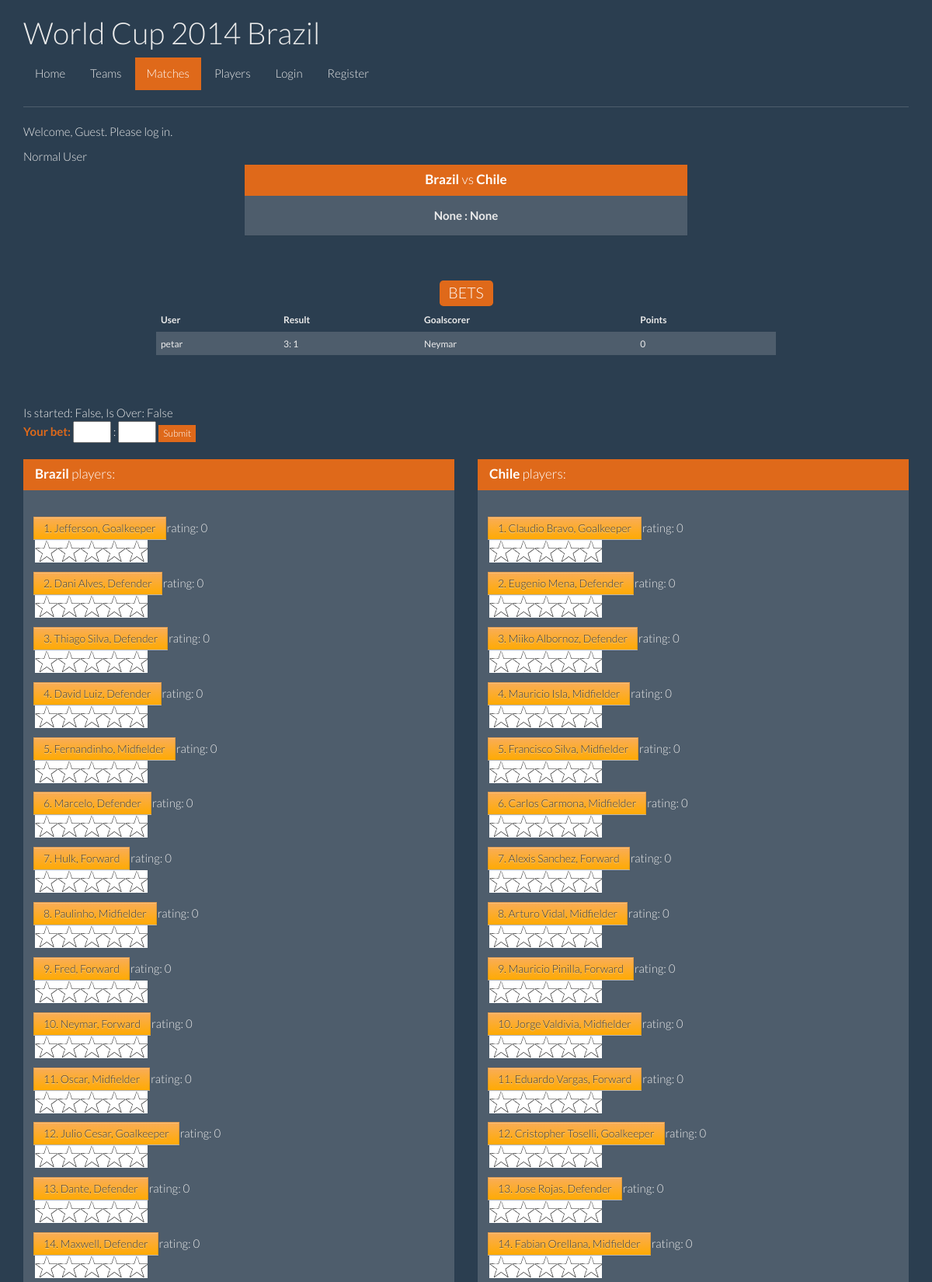
The app's page /match/5/ (upper part) with its own data.
### website/models.py (models this page shows, shortened)
class Match(models.Model):
    host = models.ForeignKey(Team, related_name="host_matches")
    away = models.ForeignKey(Team, related_name="away_matches")
    score_host = models.PositiveSmallIntegerField(blank=True, null=True)
    score_away = models.PositiveSmallIntegerField(blank=True, null=True)
    schedule = models.DateTimeField()
    is_over = models.BooleanField(default=False)

class Team(models.Model):
    name = models.CharField(max_length=50)
    group = models.CharField(max_length=2)
    info = models.TextField()
    def __str__(self):
        return self.name

class Player(models.Model):
    name = models.CharField(max_length=100)
    team = models.ForeignKey(Team, related_name="team")
    age = models.PositiveSmallIntegerField()
    number = models.PositiveSmallIntegerField()
    position = models.CharField(max_length=3)
    def __str__(self):
        representation = "{}. {}".format(self.number, self.name)
        return representation

### website/views.py (the view)
# urls.py: url(r'^match/(?P<match_id>[0-9]+)/$', 'show_match', name="show-match"),
def show_match(request, match_id):
    match = get_object_or_404(Match, id=match_id)
    MAX_VOTE = [str(x) for x in range(1, 6)]
    votes_players_host = {}
    votes_players_away = {}
    players_host = Player.objects.filter(team__name=match.host.name)
    votes_players_host = player_ratings(players_host, match_id)
    players_away = Player.objects.filter(team__name=match.away.name)
    votes_players_away = player_ratings(players_away, match_id)
    if request.user.is_authenticated():
        allowed = is_allowed(request.user)
        user_bet_exists = PredictMatch.objects.filter(predict_match=match,
                                                      user=request.user)
        if user_bet_exists:
            user_bet = user_bet_exists[0]
        else:
            user_bet = None
    else:
        allowed = False
        user_bet = None
    all_bets = PredictMatch.objects.filter(predict_match=match)
    bets = {(bet.user, bet.score_host, bet.score_away, bet.goalscorer): 0
            for bet in all_bets}
    goals = Goal.objects.filter(match__id=match_id)
    goalscorers = [goal.goalscorer for goal in goals]
    for bet, points in bets.items():
        bets[bet] = calculate_points((bet[1], bet[2]),
                                     (match.score_host, match.score_away),
                                     bet[3], goalscorers)
    is_started = True if match_started(match) else False
    is_over = match.is_over
    return render(request, "show-match.html", locals())

### website/views.py (called while the page is built, shortened)
def player_ratings(players, match_id):
    player_votes = {}
    for player in players:
        all_votes = Voting.objects.filter(match__id=match_id, player=player)
        sum_vote = sum([query.vote for query in all_votes])
        count = 1 if all_votes.count() == 0 else all_votes.count()
        player_votes[player] = sum_vote/count
    return player_votes

def calculate_points(bet_result, result, bet_goalscorer, goalscorers):
    points = 0
    return points

def match_started(match):
    match_start = match.schedule.replace(tzinfo=None)
    now = datetime.now()
    if now > match_start:
        return True
    return False

### website/templates/show-match.html (shortened to what this page needs)
<html>
    <head>
        <link rel="stylesheet" type="text/css" href="{{ STATIC_URL }}bootstrap.css">
    </head>
    <body>
        <div class="container">
            <h1>World Cup 2014 Brazil</h1>
                <nav>
                <ul class="nav nav-pills">
                    <li><a href="/">Home</a></li>
                    <li><a href="{% url 'teams' %}">Teams</a></li>
                    <li class="active"><a href="{% url 'matches' %}">Matches</a></li>
                    <li><a href="{% url 'players' %}">Players</a></li>
                 {% if user.is_authenticated %}
                 <li><a href="{% url 'logout' %}">Logout</a></li>
                 <li><a href="{% url 'my-profile' %}">My profile</a></li>
                 <li><a href="{% url 'ranking' %}">Rank list</a></li>
                 {% else %}
                 <li><a href="{% url 'login' %}">Login</a></li>
                 <li><a href="{% url 'register' %}">Register</a></li>
                 {% endif %}
                </ul>
            </nav>
            <hr>
{% if user.is_authenticated %}
    <p>Welcome, <a href="{% url 'my-profile' %}" class="alert-link">{{ user.username }}</a>. Thanks for logging in.</p>
{% else %}
    <p>Welcome, Guest. Please log in.</p>
{% endif %}
{% if allowed %}
    Moderator
    {% if not is_over %}
            <br>
<input type="number" id="home_result" value="" min="0" max="20"> :
<input type="number" id="away_result" value="" min="0" max="20">
<input class="btn btn-primary btn-xs" type="submit" onclick="sendResult()" value="Add result">
        <br>
<select id="goalscorer" style="color:orange;">
{% for player, vote in votes_players_host.items %}
  <option value="{{ player.id }}">{{ player }}</option>
{% endfor %}
{% for player, vote in votes_players_away.items %}
  <option value="{{ player.id }}">{{ player }}</option>
{% endfor %}
</select>
 <input class="btn btn-primary btn-xs" type="submit" onclick="sendGoals()" value="Add goalscorers">
 <p class="text-danger">make sure you typed the score and goalscorers!!!</p>
 <input class="btn btn-danger btn-sm" type="submit" onclick="addPoints()" value="Give Points!!!">
    {% endif %}
 {% else %}
    Normal User
 {% endif %}
<br>
<center><div class="panel panel-primary" style="width:50%" >
  <div class="panel-heading">
    <h3 class="panel-title"><b>{{ match.host }}</b>
vs
<b>{{ match.away }}</b></h3>
  </div>
  <div class="panel-body">
    <strong>{{ match.score_host }} : {{ match.score_away }}</strong>
      <br>
  </div>
</div></center>
<br>
<center><h3><span class="label label-primary">BETS</span></h3></center>
<center>
<table class="table table-striped table-hover " style="width:70%">
  <thead>
    <tr>
      <th>User</th>
      <th>Result</th>
      <th>Goalscorer</th>
      <th>Points</th>
    </tr>
  </thead>
  <tbody>
{% for bet,points in bets.items %}
    <tr>
      <td>{{ bet.0 }}</td>
      <td>{{ bet.1 }}: {{ bet.2 }}</td>
      <td>{{ bet.3.name }}</td>
      <td>{{ points }}</td>
    </tr>
{% endfor %}
  </tbody>
</table>
</center>
<br>
<br>
Is started: {{ is_started }},
Is Over: {{ is_over }}
        <br>
<strong></b><font class="text-primary">Your bet: </font></strong>
{% if is_started %}
<input type="number" id="home_score" value="{{ user_bet.score_host }}" min="0" max="20" disabled> :
<input type="number" id="away_score" value="{{ user_bet.score_away }}" min="0" max="20" disabled>
{% else %}
<input type="number" id="home_score" value="{{ user_bet.score_host }}" min="0" max="20" > :
<input type="number" id="away_score" value="{{ user_bet.score_away }}" min="0" max="20" >
<input class="btn btn-primary btn-xs" type="submit" onclick="sendBet()">
{% endif %}
        <br>
<br>
<div class="row">
      <div class="col-lg-6">
<div class="panel panel-primary">
  <div class="panel-heading">
    <h3 class="panel-title"><b>{{ match.host.name }}</b> players:</h3>
  </div>
  <div class="panel-body">
    {% for player, vote in votes_players_host.items %}
        <br>
{% if player == user_bet.goalscorer %}
<input type="radio" id="radio{{player.id}}" name="radios" value="{{ player.id }}" checked>
<label for="radio{{player.id}}">{{ player }}, vote: {{ vote|floatformat }}</label>
{% else %}
<label for="radio{{player.id}}">
    {{ player }},
    {% if player.position == "GK" %}
        Goalkeeper
        {% elif player.position == "DF" %}
        Defender
        {% elif player.position == "MF" %}
        Midfielder
        {% elif player.position == "FW" %}
        Forward
      {% endif %}
    </label>
      rating: {{ vote|floatformat }}
{% endif %}
 <div class="rating" id="{{player.id}}">
     {% for x in MAX_VOTE %}
         {% if vote|floatformat:0 >= x %}
            <div class="star on rating"></div>
         {% else %}
            <div class="star"></div>
         {% endif %}
     {% endfor %}
</div><br>
{% endfor %}
  </div>
</div>
</div>
<div class="col-lg-6">
<div class="panel panel-primary">
  <div class="panel-heading">
    <h3 class="panel-title"><b>{{ match.away.name }}</b> players:</h3>
  </div>
  <div class="panel-body">
    {% for player, vote in votes_players_away.items %}
        <br>
{% if player == user_bet.goalscorer %}
<input type="radio" id="radio{{player.id}}" name="radios" value="{{ player.id }}" checked>
<label for="radio{{player.id}}">{{ player }}</label>
{% else %}
<label for="radio{{player.id}}">
    {{ player }},
      {% if player.position == "GK" %}
        Goalkeeper
        {% elif player.position == "DF" %}
        Defender
        {% elif player.position == "MF" %}
        Midfielder
        {% elif player.position == "FW" %}
        Forward
      {% endif %}
    </label>
{% endif %}
       rating: {{ vote|floatformat }}
 <div class="rating" id="{{player.id}}">
     {% for x in MAX_VOTE %}
         {% if vote|floatformat:0 >= x %}
            <div class="star on rating"></div>
         {% else %}
            <div class="star"></div>
         {% endif %}
     {% endfor %}
</div><br>
{% endfor %}
  </div>
</div>
</div>
</div>
 </div>
    </body>
</html>

### website/templates/rating.html (style rules this page uses)
input[type=radio] + label { display:inline-block; margin:-2px; padding: 4px 12px; margin-bottom: 0; font-size: 14px; line-height: 20px; color: #333; text-align: center; text-shadow: 0 1px 1px rgba(255,255,255,0.75); vertical-align: middle; cursor: pointer; background-color: #f9ad57; background-image: -moz-linear-gradient(top,#f9ad57,#ffaa03); background-image: -webkit-gradient(linear,0 0,0 100%,from(#f9ad57),to(#ffaa03)); background-image: -webkit-linear-gradient(top,#f9ad57,#ffaa03); background-image: -o-linear-gradient(top,#f9ad57,#ffaa03); background-image: linear-gradient(to bottom,#f9ad57,#ffaa03); background-repeat: repeat-x; border: 1px solid #ccc; border-color: #fb4300 #fb4300 #bfbfbf; border-color: rgba(0,0,0,0.1) rgba(0,0,0,0.1) rgba(0,0,0,0.25); border-bottom-color: #b3b3b3; filter: progid:DXImageTransform.Microsoft.gradient(startColorstr='#ffffffff',endColorstr='#ffe6e6e6',GradientType=0); filter: progid:DXImageTransform.Microsoft.gradient(enabled=false); -webkit-box-shadow: inset 0 1px 0 rgba(255,255,255,0.2),0 1px 2px rgba(0,0,0,0.05); -moz-box-shadow: inset 0 1px 0 rgba(255,255,255,0.2),0 1px 2px rgba(0,0,0,0.05); box-shadow: inset 0 1px 0 rgba(255,255,255,0.2),0 1px 2px rgba(0,0,0,0.05); }

### records on screen
Match: host "Brazil", away "Chile", score_host "None", score_away "None", host.name "Brazil", away.name "Chile"
Player: number+name "1. Jefferson", position "Goalkeeper", vote "0"
Player: number+name "2. Dani Alves", position "Defender", vote "0"
Player: number+name "3. Thiago Silva", position "Defender", vote "0"
Player: number+name "4. David Luiz", position "Defender", vote "0"
Player: number+name "5. Fernandinho", position "Midfielder", vote "0"
Player: number+name "6. Marcelo", position "Defender", vote "0"
Player: number+name "7. Hulk", position "Forward", vote "0"
Player: number+name "8. Paulinho", position "Midfielder", vote "0"
Player: number+name "9. Fred", position "Forward", vote "0"
Player: number+name "10. Neymar", position "Forward", vote "0"
Player: number+name "11. Oscar", position "Midfielder", vote "0"
Player: number+name "12. Julio Cesar", position "Goalkeeper", vote "0"
Player: number+name "13. Dante", position "Defender", vote "0"
Player: number+name "14. Maxwell", position "Defender", vote "0"
Player: number+name "1. Claudio Bravo", position "Goalkeeper", vote "0"
Player: number+name "2. Eugenio Mena", position "Defender", vote "0"
Player: number+name "3. Miiko Albornoz", position "Defender", vote "0"
Player: number+name "4. Mauricio Isla", position "Midfielder", vote "0"
Player: number+name "5. Francisco Silva", position "Midfielder", vote "0"
Player: number+name "6. Carlos Carmona", position "Midfielder", vote "0"
Player: number+name "7. Alexis Sanchez", position "Forward", vote "0"
Player: number+name "8. Arturo Vidal", position "Midfielder", vote "0"
Player: number+name "9. Mauricio Pinilla", position "Forward", vote "0"
Player: number+name "10. Jorge Valdivia", position "Midfielder", vote "0"
Player: number+name "11. Eduardo Vargas", position "Forward", vote "0"
Player: number+name "12. Cristopher Toselli", position "Goalkeeper", vote "0"
Player: number+name "13. Jose Rojas", position "Defender", vote "0"
Player: number+name "14. Fabian Orellana", position "Midfielder", vote "0"

### other values on screen
{{ bet.0 }} "petar"
{{ bet.1 }} "3"
{{ bet.2 }} "1"
{{ bet.3.name }} "Neymar"
{{ points }} "0"
{{ is_started }} "False"
{{ is_over }} "False"
